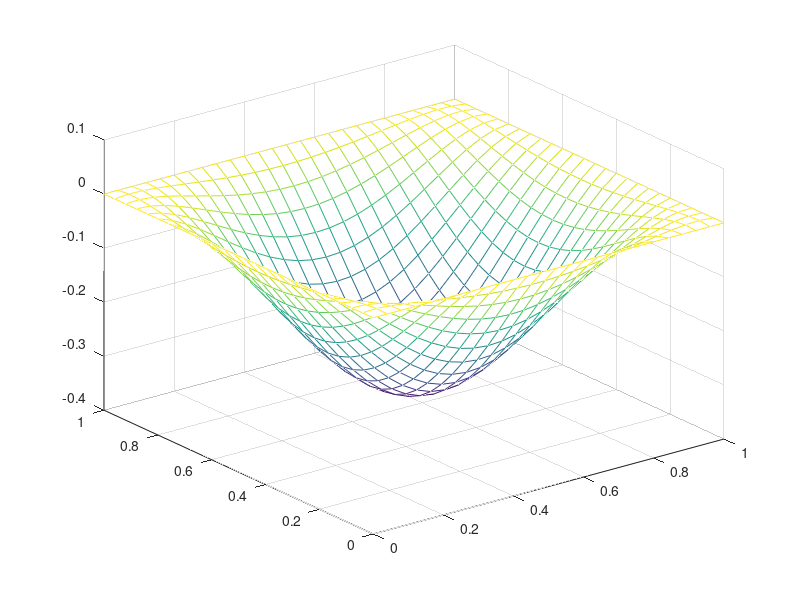

The MATLAB script that drew this image:
close all;
clear;
clc;

%The example quadratic x and y was chose

%Choose gridsize and residual size and omega
h = 0.04;
max_res = 0.01;
omega = 1;

%Choose the border functions
fi1 = @(x) x^2 + x + 3;
fi2 = @(y) y^2 + y + 3;
fi3 = @(x) x^2 + x + 1;
fi4 = @(y) y^2 + y + 1;

%Choose forcing term and the actual function to compare
g = @(x,y) 0;
u = @(x,y) x^2 + y^2 + x + y + 1;

%Setting up
x(1) = 0;
xf = 1;
yf = 1;
n = round((xf - x(1))/h);
x = 0:h:n*h;
y = 0:h:n*h;
z = zeros(length(x),length(y));


sum = 0;

for i = 1:length(x)
    z(i,length(y)) = fi1(x(i));
    z(length(x),i) = fi2(y(i));
    z(i,1) = fi3(x(i));
    z(1,i) = fi4(y(i));
end

%Calculate the average value
total = 4*(n + 1) - 4;
avg = sum/total;

%Set all the inner points as this average value
for i = 2:length(x) - 1
    for j = 2:length(y) - 1
            z(i,j) = avg;
    end
end

while (true)
    r_max = 0;
    for i = 2:length(x) - 1
        for j = 2:length(y) -1
            r = omega*(z(i+1,j) + z(i-1,j) + z(i,j+1) + z(i,j-1) - 4*z(i,j) - (h^2)*g(x(i),y(j)))/4;
            z(i,j) = z(i,j) + r;
            if(abs(r) > r_max)
                r_max = abs(r);
            end
        end
    end
    if(r_max < max_res)
        break;
    end
end

%Calculating the actual values 
[X, Y] = meshgrid(0:h:n*h);
U = X.^2 + Y.^2 + X + Y + 1;

%Plot estimation and actual values
%mesh(x,y,z'); hold on; mesh(X,Y,U);

%Plot error
er = z' - U; mesh(X,Y,er);
